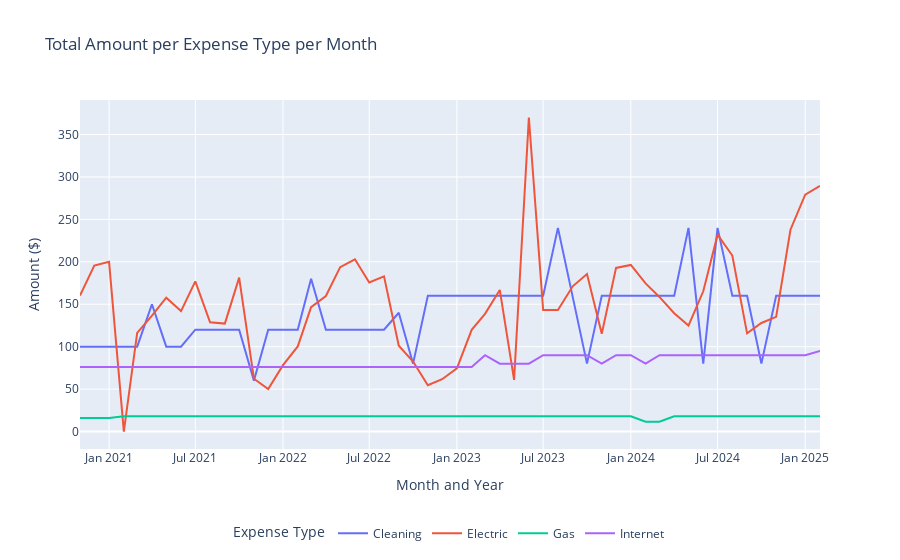

The code cell stored with this chart in its notebook:
### Code cell
# group by year, month, and expense type, then sum Amount
monthly_expense_amount = (
    df.groupby([df["Date"].dt.to_period("M"), "Expense"])["Amount"].sum().reset_index()
)
monthly_expense_amount["Date"] = monthly_expense_amount["Date"].astype(
    str
)  # convert to string for Plotly

# plot
fig = px.line(
    monthly_expense_amount,
    x="Date",
    y="Amount",
    color="Expense",
    title="Total Amount per Expense Type per Month",
    labels={
        "Date": "Month and Year",
        "Amount": "Amount ($)",
        "Expense": "Expense Type",
    },
    hover_data={"Expense": True},
)

# format y-axis to show currency
fig.update_traces(
    hovertemplate="Month and Year: %{x}<br>Amount: $%{y:.2f}<br>Expense Type: %{customdata}"
)


# legend to center bottom
fig.update_layout(
    legend=dict(
        orientation="h",
        x=0.5,
        xanchor="center",
        y=-0.2
    )
)

fig.show()

### Figure 1 — Plotly figure (JSON) as saved in the notebook; plotly's stock layout.template omitted (floating-point values rounded to 4 significant figures)
{"data": [{"customdata": [["Cleaning"], ["Cleaning"], ["Cleaning"], ["Cleaning"], ["Cleaning"], ["Cleaning"], ["Cleaning"], ["Cleaning"], ["Cleaning"], ["Cleaning"], ["Cleaning"], ["Cleaning"], ["Cleaning"], ["Cleaning"], ["Cleaning"], ["Cleaning"], ["Cleaning"], ["Cleaning"], ["Cleaning"], ["Cleaning"], ["Cleaning"], ["Cleaning"], ["Cleaning"], ["Cleaning"], ["Cleaning"], ["Cleaning"], ["Cleaning"], ["Cleaning"], ["Cleaning"], ["Cleaning"], ["Cleaning"], ["Cleaning"], ["Cleaning"], ["Cleaning"], ["Cleaning"], ["Cleaning"], ["Cleaning"], ["Cleaning"], ["Cleaning"], ["Cleaning"], ["Cleaning"], ["Cleaning"], ["Cleaning"], ["Cleaning"], ["Cleaning"], ["Cleaning"], ["Cleaning"], ["Cleaning"], ["Cleaning"], ["Cleaning"], ["Cleaning"], ["Cleaning"]], "hovertemplate": "Month and Year: %{x}<br>Amount: $%{y:.2f}<br>Expense Type: %{customdata}", "legendgroup": "Cleaning", "line": {"color": "#636efa", "dash": "solid"}, "marker": {"symbol": "circle"}, "mode": "lines", "name": "Cleaning", "orientation": "v", "showlegend": true, "type": "scatter", "x": ["2020-11", "2020-12", "2021-01", "2021-02", "2021-03", "2021-04", "2021-05", "2021-06", "2021-07", "2021-08", "2021-09", "2021-10", "2021-11", "2021-12", "2022-01", "2022-02", "2022-03", "2022-04", "2022-05", "2022-06", "2022-07", "2022-08", "2022-09", "2022-10", "2022-11", "2022-12", "2023-01", "2023-02", "2023-03", "2023-04", "2023-05", "2023-06", "2023-07", "2023-08", "2023-09", "2023-10", "2023-11", "2023-12", "2024-01", "2024-02", "2024-03", "2024-04", "2024-05", "2024-06", "2024-07", "2024-08", "2024-09", "2024-10", "2024-11", "2024-12", "2025-01", "2025-02"], "xaxis": "x", "y": [100, 100, 100, 100, 100, 150, 100, 100, 120, 120, 120, 120, 60, 120, 120, 120, 180, 120, 120, 120, 120, 120, 140, 80, 160, 160, 160, 160, 160, 160, 160, 160, 160, 240, 160, 80, 160, 160, 160, 160, 160, 160, 240, 80, 240, 160, 160, 80, 160, 160, 160, 160], "yaxis": "y"}, {"customdata": [["Electric"], ["Electric"], ["Electric"], ["Electric"], ["Electric"], ["Electric"], ["Electric"], ["Electric"], ["Electric"], ["Electric"], ["Electric"], ["Electric"], ["Electric"], ["Electric"], ["Electric"], ["Electric"], ["Electric"], ["Electric"], ["Electric"], ["Electric"], ["Electric"], ["Electric"], ["Electric"], ["Electric"], ["Electric"], ["Electric"], ["Electric"], ["Electric"], ["Electric"], ["Electric"], ["Electric"], ["Electric"], ["Electric"], ["Electric"], ["Electric"], ["Electric"], ["Electric"], ["Electric"], ["Electric"], ["Electric"], ["Electric"], ["Electric"], ["Electric"], ["Electric"], ["Electric"], ["Electric"], ["Electric"], ["Electric"], ["Electric"], ["Electric"], ["Electric"], ["Electric"]], "hovertemplate": "Month and Year: %{x}<br>Amount: $%{y:.2f}<br>Expense Type: %{customdata}", "legendgroup": "Electric", "line": {"color": "#EF553B", "dash": "solid"}, "marker": {"symbol": "circle"}, "mode": "lines", "name": "Electric", "orientation": "v", "showlegend": true, "type": "scatter", "x": ["2020-11", "2020-12", "2021-01", "2021-02", "2021-03", "2021-04", "2021-05", "2021-06", "2021-07", "2021-08", "2021-09", "2021-10", "2021-11", "2021-12", "2022-01", "2022-02", "2022-03", "2022-04", "2022-05", "2022-06", "2022-07", "2022-08", "2022-09", "2022-10", "2022-11", "2022-12", "2023-01", "2023-02", "2023-03", "2023-04", "2023-05", "2023-06", "2023-07", "2023-08", "2023-09", "2023-10", "2023-11", "2023-12", "2024-01", "2024-02", "2024-03", "2024-04", "2024-05", "2024-06", "2024-07", "2024-08", "2024-09", "2024-10", "2024-11", "2024-12", "2025-01", "2025-02"], "xaxis": "x", "y": [160.3, 195.5, 200, 0, 116.2, 136.5, 157.7, 141.9, 176.9, 128.8, 127.2, 181.4, 62.2, 50.04, 78.24, 100.3, 146.7, 159.7, 193.7, 203.0, 175.7, 182.8, 101.2, 82.46, 54.51, 61.62, 74.53, 119.8, 138.7, 166.8, 60.94, 370.1, 143.2, 143.2, 171.1, 185.5, 115.3, 192.8, 196.3, 174.6, 158.6, 139.3, 124.9, 165.3, 231.9, 207.4, 115.7, 127.9, 135.2, 237.8, 279.2, 289.4], "yaxis": "y"}, {"customdata": [["Gas"], ["Gas"], ["Gas"], ["Gas"], ["Gas"], ["Gas"], ["Gas"], ["Gas"], ["Gas"], ["Gas"], ["Gas"], ["Gas"], ["Gas"], ["Gas"], ["Gas"], ["Gas"], ["Gas"], ["Gas"], ["Gas"], ["Gas"], ["Gas"], ["Gas"], ["Gas"], ["Gas"], ["Gas"], ["Gas"], ["Gas"], ["Gas"], ["Gas"], ["Gas"], ["Gas"], ["Gas"], ["Gas"], ["Gas"], ["Gas"], ["Gas"], ["Gas"], ["Gas"], ["Gas"], ["Gas"], ["Gas"], ["Gas"], ["Gas"], ["Gas"], ["Gas"], ["Gas"], ["Gas"], ["Gas"], ["Gas"], ["Gas"], ["Gas"], ["Gas"]], "hovertemplate": "Month and Year: %{x}<br>Amount: $%{y:.2f}<br>Expense Type: %{customdata}", "legendgroup": "Gas", "line": {"color": "#00cc96", "dash": "solid"}, "marker": {"symbol": "circle"}, "mode": "lines", "name": "Gas", "orientation": "v", "showlegend": true, "type": "scatter", "x": ["2020-11", "2020-12", "2021-01", "2021-02", "2021-03", "2021-04", "2021-05", "2021-06", "2021-07", "2021-08", "2021-09", "2021-10", "2021-11", "2021-12", "2022-01", "2022-02", "2022-03", "2022-04", "2022-05", "2022-06", "2022-07", "2022-08", "2022-09", "2022-10", "2022-11", "2022-12", "2023-01", "2023-02", "2023-03", "2023-04", "2023-05", "2023-06", "2023-07", "2023-08", "2023-09", "2023-10", "2023-11", "2023-12", "2024-01", "2024-02", "2024-03", "2024-04", "2024-05", "2024-06", "2024-07", "2024-08", "2024-09", "2024-10", "2024-11", "2024-12", "2025-01", "2025-02"], "xaxis": "x", "y": [16, 16, 16, 18, 18, 18, 18, 18, 18, 18, 18, 18, 18, 18, 18, 18, 18, 18, 18, 18, 18, 18, 18, 18, 18, 18, 18, 18, 18, 18, 18, 18, 18, 18, 18, 18, 18, 18, 18, 11.66, 11.66, 18, 18, 18, 18, 18, 18, 18, 18, 18, 18, 18], "yaxis": "y"}, {"customdata": [["Internet"], ["Internet"], ["Internet"], ["Internet"], ["Internet"], ["Internet"], ["Internet"], ["Internet"], ["Internet"], ["Internet"], ["Internet"], ["Internet"], ["Internet"], ["Internet"], ["Internet"], ["Internet"], ["Internet"], ["Internet"], ["Internet"], ["Internet"], ["Internet"], ["Internet"], ["Internet"], ["Internet"], ["Internet"], ["Internet"], ["Internet"], ["Internet"], ["Internet"], ["Internet"], ["Internet"], ["Internet"], ["Internet"], ["Internet"], ["Internet"], ["Internet"], ["Internet"], ["Internet"], ["Internet"], ["Internet"], ["Internet"], ["Internet"], ["Internet"], ["Internet"], ["Internet"], ["Internet"], ["Internet"], ["Internet"], ["Internet"], ["Internet"], ["Internet"], ["Internet"]], "hovertemplate": "Month and Year: %{x}<br>Amount: $%{y:.2f}<br>Expense Type: %{customdata}", "legendgroup": "Internet", "line": {"color": "#ab63fa", "dash": "solid"}, "marker": {"symbol": "circle"}, "mode": "lines", "name": "Internet", "orientation": "v", "showlegend": true, "type": "scatter", "x": ["2020-11", "2020-12", "2021-01", "2021-02", "2021-03", "2021-04", "2021-05", "2021-06", "2021-07", "2021-08", "2021-09", "2021-10", "2021-11", "2021-12", "2022-01", "2022-02", "2022-03", "2022-04", "2022-05", "2022-06", "2022-07", "2022-08", "2022-09", "2022-10", "2022-11", "2022-12", "2023-01", "2023-02", "2023-03", "2023-04", "2023-05", "2023-06", "2023-07", "2023-08", "2023-09", "2023-10", "2023-11", "2023-12", "2024-01", "2024-02", "2024-03", "2024-04", "2024-05", "2024-06", "2024-07", "2024-08", "2024-09", "2024-10", "2024-11", "2024-12", "2025-01", "2025-02"], "xaxis": "x", "y": [76, 76, 76, 76, 76, 76, 76, 76, 76, 76, 76, 76, 76, 76, 76, 76, 76, 76, 76, 76, 76, 76, 76, 76, 76, 76, 76, 76, 89.99, 79.99, 79.99, 79.99, 89.99, 89.99, 89.99, 89.99, 79.99, 89.99, 89.99, 79.99, 89.99, 89.99, 89.99, 89.99, 89.99, 89.99, 89.99, 89.99, 89.99, 89.99, 89.99, 94.99], "yaxis": "y"}], "layout": {"legend": {"orientation": "h", "title": {"text": "Expense Type"}, "tracegroupgap": 0, "x": 0.5, "xanchor": "center", "y": -0.2}, "title": {"text": "Total Amount per Expense Type per Month"}, "xaxis": {"anchor": "y", "domain": [0, 1], "title": {"text": "Month and Year"}}, "yaxis": {"anchor": "x", "domain": [0, 1], "title": {"text": "Amount ($)"}}}}
